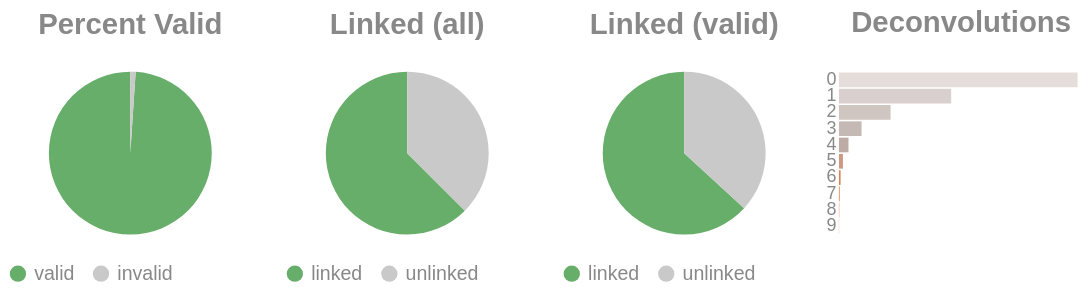

The notebook cell saved with this chart:
### Code cell
if SKIPLR:
    pass
else:
    clash = Counter()
    for i in valids['molecule'].to_list():
        _mol = i.split("-")
        if len(_mol) == 1:
            clash.update('0')
        else:
            clash.update(_mol[-1])

    _d = {"deconvolutions": [], 'count': []}
    for k,v in clash.items():
        _d['deconvolutions'].append(k)
        _d['count'].append(v)

    tot_valid = valids['reads'].sum()
    mask = valids['reads'] >= 2
    n_linked_reads = valids.filter(mask)['reads'].sum()
    if n_linked_reads == 0:
        print_html("No linked molecules (>=2 reads) were detected; skipping linked-only distributions.")
        SKIPLR = True
    else:
        perc_valid = round(tot_valid / n_reads, 4)
        linked_perc_abs = round(n_linked_reads / n_reads, 4)
        linked_perc = round(n_linked_reads / tot_valid, 4)

    _valid = pl.DataFrame({"valids": ['valid', 'invalid'], "count": [tot_valid, n_reads - tot_valid]})
    _linked_abs = pl.DataFrame({"linked (absolute)": ['linked', 'unlinked'], "count": [n_linked_reads, n_reads - n_linked_reads]})
    _linked_rel = pl.DataFrame({"linked (valids)": ['linked', 'unlinked'], "count": [n_linked_reads, tot_valid - n_linked_reads]})

    (
        alt.hconcat(
            piechart(_valid, goodval = 'valid', title = "Percent Valid"),
            piechart(_linked_abs, goodval = "linked", title =  "Linked (all)"),
            piechart(_linked_rel, goodval = "linked", title =  "Linked (valid)"),
            convolutionbar(pl.DataFrame(_d), title = "Deconvolutions"),
            center = True,
            bounds = 'flush'
        )
        .resolve_scale(color='independent')
        .resolve_legend('independent')
        .properties(usermeta={'embedOptions': {"actions": False}})
    ).display()

### Figure 1 — Vega-Lite specification as saved in the notebook (floating-point values rounded to 4 significant figures)
{"width": "container", "height": 400, "config": {"title": {"anchor": "start", "dy": -15, "fontSize": 18, "color": "#888888", "subtitleColor": "#888888", "subtitleFontSize": 14}, "arc": {"fill": "#0072B2"}, "axis": {"domainColor": "#888888", "domainWidth": 0.5, "gridWidth": 0.2, "grid": false, "titleFontWeight": 400, "titleFontSize": 15, "labelFontSize": 11, "labelColor": "#888888", "tickColor": "#888888", "tickWidth": 0.2, "titleColor": "#888888"}, "axisBand": {"grid": false}, "axisX": {"grid": true, "tickSize": 10, "domainCap": "round"}, "axisY": {"domain": false, "grid": true, "tickSize": 0, "domainCap": "round"}, "background": "transparent", "header": {"labelFontSize": 15, "labelColor": "#888888", "titleFontSize": 15, "titleFontWeight": 600, "titleColor": "#888888"}, "legend": {"labelFont": "sans-serif", "labelFontSize": 12, "labelColor": "#888888", "symbolSize": 100, "symbolType": "circle", "titleFontSize": 12, "titlePadding": 10, "titleColor": "#888888", "title": null}, "range": {"category": ["#E69F00", "#56B4E9", "#009E73", "#F0E442", "#0072B2", "#D55E00", "#CC79A7", "#000000"], "diverging": ["#cfe8f3", "#a2d4ec", "#73bfe2", "#46abdb", "#1696d2", "#12719e"]}, "area": {"fill": "#0072B2", "fillOpacity": 0.7, "line": true, "strokeOpacity": 0.7}, "line": {"color": "#0072B2", "stroke": "#0072B2", "strokeWidth": 2}, "trail": {"color": "#0072B2", "stroke": "#0072B2", "strokeWidth": 0, "size": 1}, "point": {"filled": true, "fillOpacity": 1.0, "size": 95}, "text": {"color": "#888888", "fontSize": 11, "align": "right", "fontWeight": 400, "size": 11}, "bar": {"fill": "#0072B2", "stroke": null}, "view": {"stroke": null, "continuousWidth": 660, "continuousHeight": 400}}, "hconcat": [{"data": {"name": "data-248568a7c5ff8784b5fc945af45d1784"}, "mark": {"type": "arc"}, "encoding": {"color": {"field": "valids", "legend": {"orient": "bottom", "title": null}, "scale": {"domain": ["valid", "invalid"], "range": ["#68ae6b", "#C9C9C9"]}, "title": "Valids", "type": "nominal"}, "theta": {"field": "count", "type": "quantitative"}, "tooltip": [{"field": "valids", "title": "Valids", "type": "ordinal"}, {"field": "percent", "format": ".2%", "title": "Percent", "type": "quantitative"}, {"field": "count", "title": "Count", "type": "quantitative"}]}, "height": 100, "title": {"text": "Percent Valid", "align": "center", "anchor": "middle"}, "transform": [{"calculate": "datum.count / 4184108", "as": "percent"}], "width": 150}, {"data": {"name": "data-c3df782185455d20bbfce62f765cfddb"}, "mark": {"type": "arc"}, "encoding": {"color": {"field": "linked (absolute)", "legend": {"orient": "bottom", "title": null}, "scale": {"domain": ["linked", "unlinked"], "range": ["#68ae6b", "#C9C9C9"]}, "title": "Linked (Absolute)", "type": "nominal"}, "theta": {"field": "count", "type": "quantitative"}, "tooltip": [{"field": "linked (absolute)", "title": "Linked (Absolute)", "type": "ordinal"}, {"field": "percent", "format": ".2%", "title": "Percent", "type": "quantitative"}, {"field": "count", "title": "Count", "type": "quantitative"}]}, "height": 100, "title": {"text": "Linked (all)", "align": "center", "anchor": "middle"}, "transform": [{"calculate": "datum.count / 4184108", "as": "percent"}], "width": 150}, {"data": {"name": "data-8ebf1a2e45112e1269052f5983a2c8a4"}, "mark": {"type": "arc"}, "encoding": {"color": {"field": "linked (valids)", "legend": {"orient": "bottom", "title": null}, "scale": {"domain": ["linked", "unlinked"], "range": ["#68ae6b", "#C9C9C9"]}, "title": "Linked (Valids)", "type": "nominal"}, "theta": {"field": "count", "type": "quantitative"}, "tooltip": [{"field": "linked (valids)", "title": "Linked (Valids)", "type": "ordinal"}, {"field": "percent", "format": ".2%", "title": "Percent", "type": "quantitative"}, {"field": "count", "title": "Count", "type": "quantitative"}]}, "height": 100, "title": {"text": "Linked (valid)", "align": "center", "anchor": "middle"}, "transform": [{"calculate": "datum.count / 4140505", "as": "percent"}], "width": 150}, {"data": {"name": "data-71c2a1c56a7eb1fc73ee68026e4647a4"}, "mark": {"type": "bar"}, "encoding": {"color": {"field": "deconvolutions", "legend": null, "scale": {"scheme": "lightgreyred"}, "type": "nominal"}, "tooltip": [{"field": "deconvolutions", "title": "Deconvolutions", "type": "ordinal"}, {"field": "percent", "format": ".2%", "title": "Percent", "type": "quantitative"}, {"field": "count", "title": "Count", "type": "quantitative"}], "x": {"axis": null, "field": "count", "type": "quantitative"}, "y": {"field": "deconvolutions", "sort": "ascending", "title": null, "type": "nominal"}}, "height": 100, "title": {"text": "Deconvolutions", "align": "center", "anchor": "middle"}, "transform": [{"calculate": "datum.count / 2348270", "as": "percent"}], "width": 150}], "bounds": "flush", "center": true, "resolve": {"legend": {"angle": "independent"}, "scale": {"color": "independent"}}, "usermeta": {"embedOptions": {"actions": false}}, "$schema": "https://vega.github.io/schema/vega-lite/v6.4.1.json", "datasets": {"data-248568a7c5ff8784b5fc945af45d1784": [{"valids": "valid", "count": 4140505}, {"valids": "invalid", "count": 43603}], "data-c3df782185455d20bbfce62f765cfddb": [{"linked (absolute)": "linked", "count": 2615250}, {"linked (absolute)": "unlinked", "count": 1568858}], "data-8ebf1a2e45112e1269052f5983a2c8a4": [{"linked (valids)": "linked", "count": 2615250}, {"linked (valids)": "unlinked", "count": 1525255}], "data-71c2a1c56a7eb1fc73ee68026e4647a4": [{"deconvolutions": "0", "count": 1269500}, {"deconvolutions": "1", "count": 597174}, {"deconvolutions": "2", "count": 274778}, {"deconvolutions": "3", "count": 120294}, {"deconvolutions": "4", "count": 50823}, {"deconvolutions": "5", "count": 21170}, {"deconvolutions": "6", "count": 8822}, {"deconvolutions": "7", "count": 3591}, {"deconvolutions": "8", "count": 1488}, {"deconvolutions": "9", "count": 630}]}}
